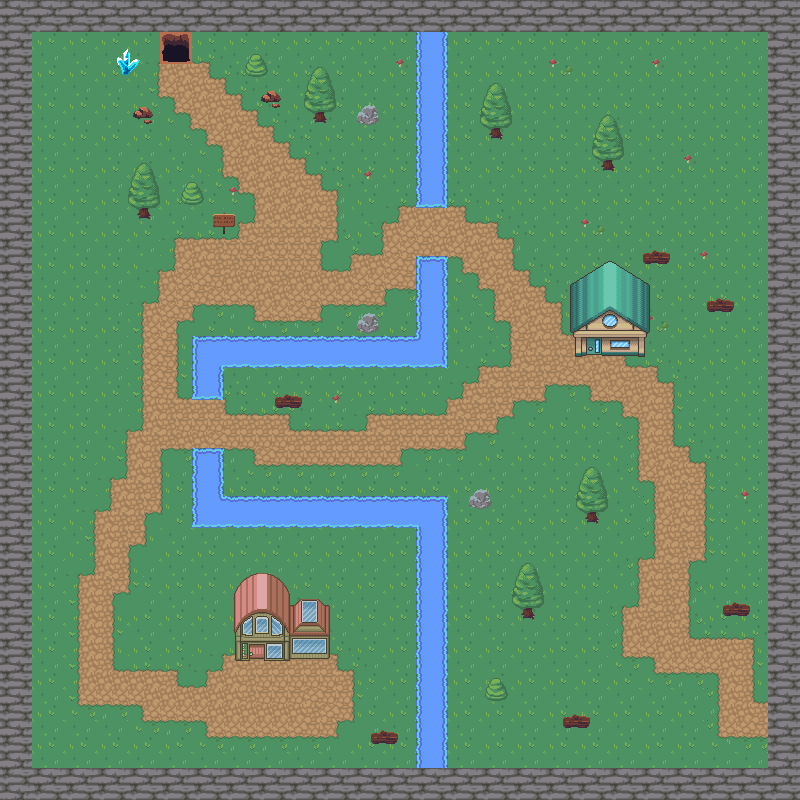

Below is a game level as drawn by its tile map, then a one-line description and the .tmx that defines it (tile-layer data replaced by summaries):
An orthogonal 50x50 tile map with 16x16 px tiles, 8 tile layers (background, walls, water, path, ...), 3 tilesets and 48 objects (35x collision, Player, enter_house, exit_house, exit_house2, ...).

<map version="1.5" tiledversion="1.7.2" orientation="orthogonal" renderorder="right-down" width="50" height="50" tilewidth="16" tileheight="16" infinite="0" nextlayerid="11" nextobjectid="64">
 <tileset firstgid="1" source="natureset.tsx" />
 <tileset firstgid="721" source="houseset.tsx" />
 <tileset firstgid="1496" source="dungeon.tsx" />
 <layer id="1" name="background" width="50" height="50">
  <data>[2500 cells, 2500 non-empty, 4 distinct tile ids]</data>
 </layer>
 <layer id="2" name="walls" width="50" height="50">
  <data>[2500 cells, 384 non-empty, 4 distinct tile ids]</data>
 </layer>
 <layer id="3" name="water" width="50" height="50">
  <data>[2500 cells, 148 non-empty, 26 distinct tile ids]</data>
 </layer>
 <layer id="4" name="path" width="50" height="50">
  <data>[2500 cells, 734 non-empty, 33 distinct tile ids]</data>
 </layer>
 <layer id="6" name="decorations" width="50" height="50">
  <data>[2500 cells, 142 non-empty, 60 distinct tile ids]</data>
 </layer>
 <layer id="9" name="empty" width="50" height="50">
  <data>[2500 cells, 0 non-empty, 0 distinct tile ids]</data>
 </layer>
 <layer id="8" name="house" width="50" height="50">
  <data>[2500 cells, 65 non-empty, 65 distinct tile ids]</data>
 </layer>
 <layer id="7" name="tree leaves" width="50" height="50">
  <data>[2500 cells, 36 non-empty, 6 distinct tile ids]</data>
 </layer>
 <objectgroup id="5" name="objects">
  <object id="1" name="Player" x="238.667" y="240.667">
   <point />
  </object>
  <object id="2" type="collision" x="-0.30303" y="0.242424" width="801.273" height="30.9848" />
  <object id="3" type="collision" x="0.5" y="32.8333" width="31.1667" height="766.167" />
  <object id="4" type="collision" x="32" y="767.5" width="768" height="32" />
  <object id="5" type="collision" x="768.5" y="32" width="31" height="735.5" />
  <object id="6" type="collision" x="417.333" y="22.6667" width="29.3333" height="183.333" />
  <object id="7" type="collision" x="416" y="256.667" width="30.6667" height="110.667" />
  <object id="8" type="collision" x="192" y="336.667" width="235.333" height="30" />
  <object id="9" type="collision" x="192" y="361.333" width="31.3333" height="37.3333" />
  <object id="10" type="collision" x="193.333" y="448" width="30" height="77.3333" />
  <object id="11" type="collision" x="208" y="496" width="238" height="31.5833" />
  <object id="12" type="collision" x="415.333" y="502" width="32" height="276.667" />
  <object id="13" type="collision" x="138.5" y="208.5" width="11.25" height="11.75" />
  <object id="14" type="collision" x="315.25" y="111.5" width="11.25" height="11.75" />
  <object id="15" type="collision" x="490" y="128.25" width="12.75" height="10.75" />
  <object id="16" type="collision" x="602.5" y="160.5" width="12" height="10.75" />
  <object id="17" type="collision" x="586.727" y="512.364" width="10.9091" height="11.2727" />
  <object id="18" type="collision" x="522" y="608.5" width="12" height="9.75" />
  <object id="22" name="sign" type="collision" x="212.25" y="214.25" width="22.5" height="19.75" />
  <object id="24" type="collision" x="179" y="182" width="25.25" height="22" />
  <object id="26" type="collision" x="248" y="55" width="18.3333" height="20.6667" />
  <object id="27" type="collision" x="356.333" y="103.667" width="21.6667" height="20.6667" />
  <object id="28" type="collision" x="642.667" y="251.667" width="27" height="12.6667" />
  <object id="29" type="collision" x="706.667" y="299" width="27" height="13" />
  <object id="30" type="collision" x="724" y="603" width="25.3333" height="12.3333" />
  <object id="31" type="collision" x="465.333" y="487.333" width="27.3333" height="22.6667" />
  <object id="32" type="collision" x="484" y="675.333" width="20.6667" height="24" />
  <object id="33" type="collision" x="564.667" y="717.333" width="25.3333" height="10.6667" />
  <object id="34" type="collision" x="370.667" y="731.333" width="26.6667" height="13.3333" />
  <object id="35" type="collision" x="356.667" y="313.333" width="22" height="20" />
  <object id="36" type="collision" x="274" y="394" width="28" height="13" />
  <object id="39" type="collision" x="234" y="623.667" width="95.3333" height="36.6667" />
  <object id="40" type="collision" x="575.667" y="318" width="68.6667" height="38.6667" />
  <object id="41" name="enter_house" x="586.545" y="337.818" width="15.6364" height="25.4545" />
  <object id="42" name="exit_house" x="546" y="376.182">
   <point />
  </object>
  <object id="44" name="exit_house2" x="259.5" y="708">
   <point />
  </object>
  <object id="45" name="enter_house2" x="248.75" y="644" width="17" height="21" />
  <object id="46" type="collision" x="119.667" y="51.5" width="16.3333" height="23.1667" />
  <object id="47" type="collision" x="133.667" y="108" width="18.3333" height="10" />
  <object id="48" type="collision" x="262" y="91" width="18" height="10.3333" />
  <object id="49" name="enter_dungeon" x="160" y="30.5" width="31.5" height="32.5" />
  <object id="50" name="exit_dungeon" x="204" y="104">
   <point />
  </object>
 </objectgroup>
 <objectgroup id="10" name="NPCPaths">
  <object id="51" name="paul_path1" x="287.167" y="190.333" width="17" height="17" />
  <object id="52" name="paul_path2" x="287.667" y="304.125" width="16.125" height="15.75" />
  <object id="55" name="paul_path3" x="384.458" y="304.208" width="16" height="16.125" />
  <object id="56" name="paul_path4" x="384.333" y="191.303" width="16" height="16.7273" />
  <object id="57" name="robin_path1" x="544.182" y="383.818" width="16" height="16" />
  <object id="58" name="robin_path2" x="688.364" y="384" width="16" height="16.1818" />
 </objectgroup>
</map>
